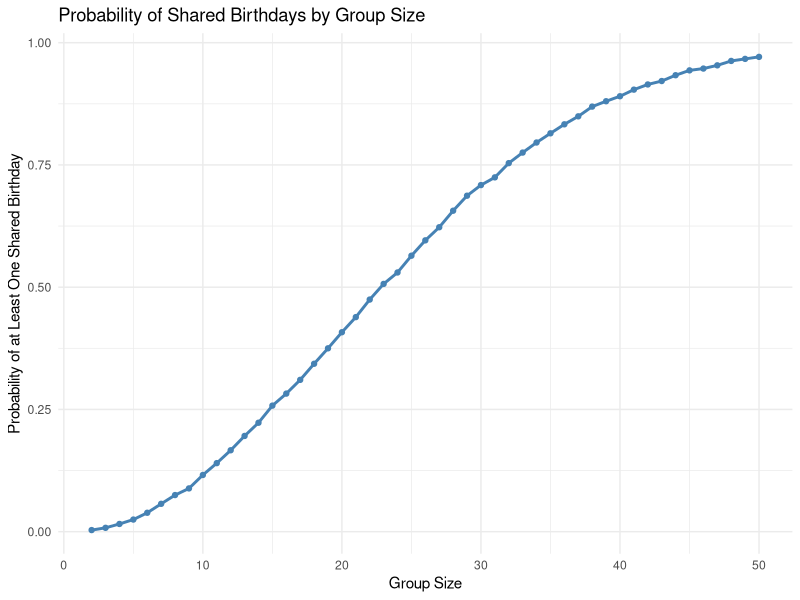

Generate this figure with R:
## ---- chunk 1
knitr::opts_chunk$set(
  echo = TRUE,
  warning = FALSE,
  message = FALSE
)

library(tidyverse)
library(broom)
## ---- chunk 2
# Function to check whether at least two people share a birthday
birthday_sim = function(n) {
  birthdays = sample(1:365, size = n, replace = TRUE)
  any(duplicated(birthdays))
}

# Run 10,000 simulations for each group size
set.seed(123)

birthday_results = 
  tibble(group_size = 2:50) |>
  mutate(
    probability = map_dbl(
      group_size,
      ~ mean(replicate(10000, birthday_sim(.x)))
    )
  )

# Plot the estimated probabilities
birthday_results |>
  ggplot(aes(x = group_size, y = probability)) +
  geom_line(color = "steelblue", linewidth = 1) +
  geom_point(color = "steelblue", size = 1.5) +
  labs(
    title = "Probability of Shared Birthdays by Group Size",
    x = "Group Size",
    y = "Probability of at Least One Shared Birthday"
  ) +
  theme_minimal()
